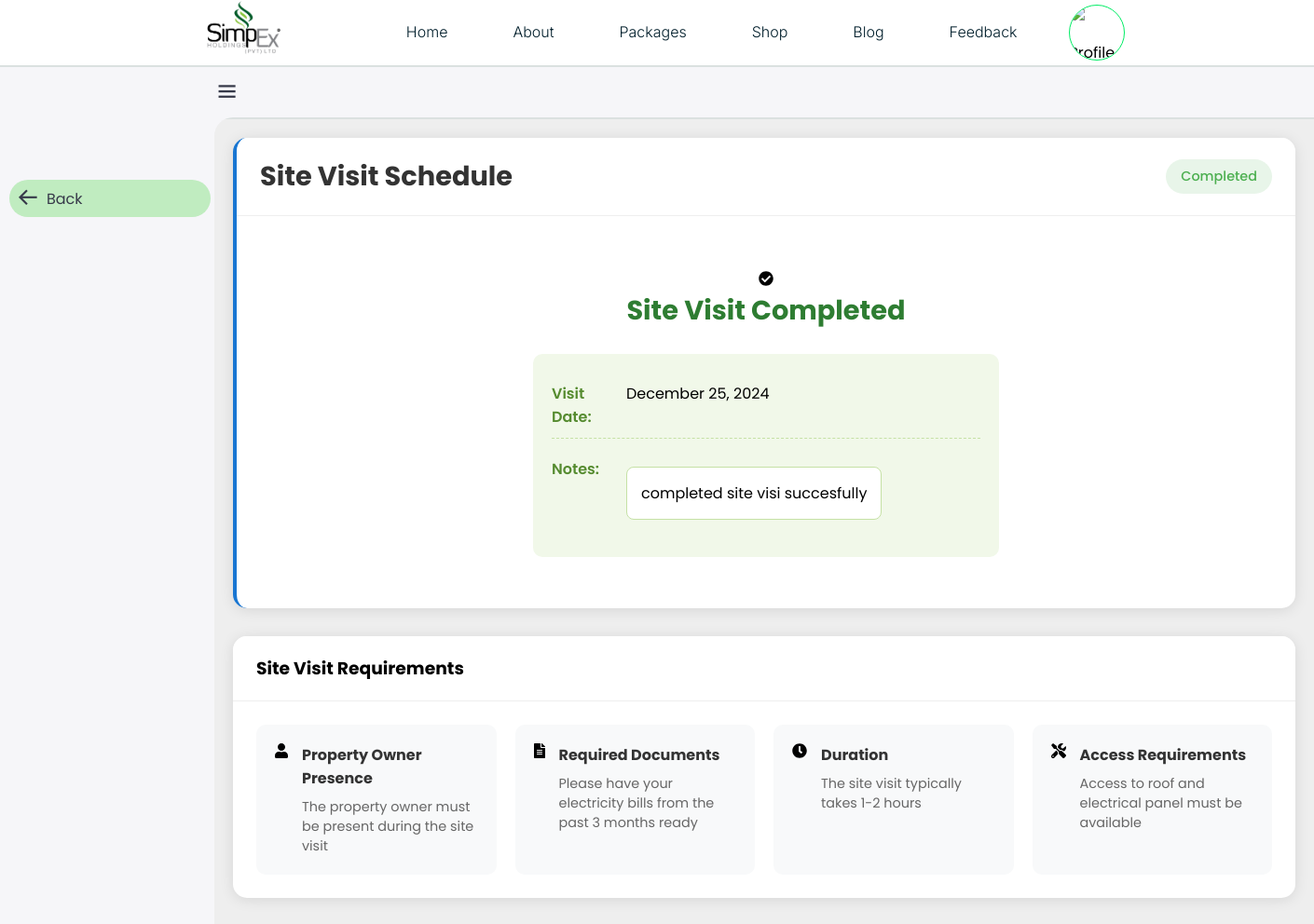
Screenshot of /client/siteVisit/1 (signed in) with the database file from the repository.
### tables this page shows
CREATE TABLE `site_visits` (
  `visit_id` int NOT NULL,
  `pre_project_id` int DEFAULT NULL,
  `visit_date` date DEFAULT NULL,
  `visit_time` time DEFAULT NULL,
  `status` enum('pending','scheduled','confirmed','completed','cancelled','reschedule_requested') DEFAULT 'pending',
  `site_notes` text,
  `created_at` timestamp NULL DEFAULT CURRENT_TIMESTAMP,
  `updated_at` timestamp NULL DEFAULT CURRENT_TIMESTAMP ON UPDATE CURRENT_TIMESTAMP,
  `reschedule_request` text,
  `reschedule_status` enum('none','requested','rescheduled') DEFAULT 'none'
);

### app/controllers/Client.php (called while the page is built, shortened)
<?php
class Client extends Controller
{
    private $clientSidePreProjectModel;
    public function __construct()
    {
        $this->clientSidePreProjectModel = $this->model('M_clientSidePreProject');
    }
    public function siteVisit($preProjectId)
    {
        $siteVisit = $this->clientSidePreProjectModel->getSiteVisit($preProjectId);
        $data = [
            'site_visit' => $siteVisit
        ];
        $this->view('client/v_clientsitevisit', $data);
    }
}

### app/libraries/Core.php (called while the page is built, shortened)
<?php
class Core{
    protected $currentMethod = 'index';
    public function __construct(){
        $url = $this->getUrl();
        if (isset($url[0]) && file_exists('../app/controllers/' . ucwords($url[0]) . '.php')) {
            unset($url[0]);
        } else if (isset($url[0])) {
            $this->handle404();
            return;
        }
        $this->currentController = new $this->currentController;
        if(isset($url[1])){
            if(method_exists($this->currentController, $url[1])){
                $this->currentMethod= $url[1];
                unset($url[1]);
            } else {
                $this->handle404();
                return;
            }
        }
        $this->params= $url ? array_values($url) : [];
        call_user_func_array([$this->currentController, $this->currentMethod], $this->params);
    }
    public function getUrl(){
        if (isset($_GET['url'])){
            $url = rtrim($_GET['url'], '/');
            $url = filter_var($url, FILTER_SANITIZE_URL);
            $url = explode('/', $url);
            return $url;
        }
        return [];
    }
}
?>

### public/index.php (called while the page is built, shortened)
<?php
   $init = new Core;
?>

### app/libraries/Database.php (called while the page is built, shortened)
<?php
    class Database{
        private $host= DB_HOST;
        private $user= DB_USER;
        private $password= DB_PASSWORD;
        private $dbname= DB_NAME;
        private $dbh;
        private $statement;
        public function __construct(){
            $dsn = 'mysql:host=' . $this->host . ';dbname=' . $this->dbname;
            $options= array(
                PDO::ATTR_PERSISTENT=>true,
                PDO::ATTR_ERRMODE=> PDO::ERRMODE_EXCEPTION
            );
            try{
                $this->dbh= new PDO($dsn, $this->user, $this->password, $options);
            }
            catch(PDOException $e){
                $this->error= $e->getMessage();
                echo $this->error;
            }
        }
        public function query($sql){
            $this->statement= $this->dbh->prepare($sql);
        }
        public function bind($param, $value,$type=NULL){
            if(is_null($type)){
                switch(true){
                    default:
                    $type= PDO::PARAM_STR;
                }
            }
            $this->statement->bindValue($param, $value, $type);
        }
        public function execute(){
            try {
                return $this->statement->execute();
            } catch (PDOException $e) {
                error_log("Database error: " . $e->getMessage());
                return false;
            }
        }
        public function single(){
            $this->execute();
            return $this->statement->fetch(PDO::FETCH_OBJ);
        }
    }
?>

### app/models/M_clientSidePreProject.php (called while the page is built, shortened)
<?php
class M_clientSidePreProject{
    private $db;
    public function __construct() {
        $this->db = new Database;
    }
    public function getSiteVisit($preProjectId) {
        $this->db->query('SELECT sv.*, pp.customer_id
            FROM site_visits sv
            JOIN pre_projects pp ON sv.pre_project_id = pp.pre_project_id
            WHERE sv.pre_project_id = :pre_project_id');
        $this->db->bind(':pre_project_id', $preProjectId);
        return $this->db->single();
    }
}

### app/views/client/v_clientSitevisit.php (the view, shortened to what this page needs)
<?php require APPROOT.'/views/client/header.php';?>
    <link href='https://unpkg.com/boxicons@2.1.4/css/boxicons.min.css' rel='stylesheet'>
    <link rel="stylesheet" href="https://cdnjs.cloudflare.com/ajax/libs/font-awesome/6.4.2/css/all.min.css">
    <link rel="stylesheet" href="<?php echo URLROOT; ?>/css/client/sitevisit.css">
</head>
<body>
    <?php require APPROOT.'/views/inc/components/topnavbar.php'; ?>
    <div class="sidebar">
        <ul class="side-menu">
            <li>
                <a href="<?php echo URLROOT; ?>/client/operationDashboard" style="background-color: rgb(192, 236, 192);" class="back-buttons"><i class='bx bx-arrow-back'></i>Back</a></li>
        </ul>
    </div>
    <div class="content">
        <nav>
            <i class='bx bx-menu'></i>
        </nav>
        <div class="container">
            <div class="card site-visit-card">
                <div class="card-header">
                    <h2>Site Visit Schedule</h2>
                    <span class="status-badge <?php echo $data['site_visit']->status; ?>">
                        <?php echo ucfirst($data['site_visit']->status); ?>
                    </span>
                </div>
                <div class="card-body">
                    <?php if($data['site_visit']->status == 'pending'): ?>
                        <div class="waiting-message">
                            <i class="fas fa-clock"></i>
                            <p>Waiting for operations team to schedule your site visit.</p>
                        </div>
                    <?php elseif($data['site_visit']->status == 'completed'): ?>
                        <div class="completion-details">
                            <i class="fas fa-check-circle"></i>
                            <h3>Site Visit Completed</h3>
                            <div class="completion-info">
                                <div class="detail-row">
                                    <span class="label">Visit Date:</span>
                                    <span><?php echo date('F j, Y', strtotime($data['site_visit']->visit_date)); ?></span>
                                </div>
                                <?php if($data['site_visit']->site_notes): ?>
                                    <div class="detail-row">
                                        <span class="label">Notes:</span>
                                        <p class="site-notes"><?php echo nl2br($data['site_visit']->site_notes); ?></p>
                                    </div>
                                <?php endif; ?>
                            </div>
                        </div>
                    <?php endif; ?>
                </div>
            </div>
            <div class="card requirements-card">
                <div class="card-header">
                    <h3>Site Visit Requirements</h3>
                </div>
                <div class="card-body">
                    <div class="requirements-list">
                        <div class="requirement-item">
                            <i class="fas fa-user"></i>
                            <div>
                                <h4>Property Owner Presence</h4>
                                <p>The property owner must be present during the site visit</p>
                            </div>
                        </div>
                        <div class="requirement-item">
                            <i class="fas fa-file-alt"></i>
                            <div>
                                <h4>Required Documents</h4>
                                <p>Please have your electricity bills from the past 3 months ready</p>
                            </div>
                        </div>
                        <div class="requirement-item">
                            <i class="fas fa-clock"></i>
                            <div>
                                <h4>Duration</h4>
                                <p>The site visit typically takes 1-2 hours</p>
                            </div>
                        </div>
                        <div class="requirement-item">
                            <i class="fas fa-tools"></i>
                            <div>
                                <h4>Access Requirements</h4>
                                <p>Access to roof and electrical panel must be available</p>
                            </div>
                        </div>
                    </div>
                </div>
            </div>
        </div>
    </div>
<?php require APPROOT.'/views/client/footer.php';?>

### public/css/client.css (style rules this page uses)
:root { --light: #f6f6f9; --primary: #1976D2; --light-primary: #CFE8FF; --grey: #eee; --dark-grey: #AAAAAA; --dark: #363949; --danger: #D32F2F; --light-danger: #FECDD3; --warning: #FBC02D; --light-warning: #FFF2C6; --success: #388E3C; --light-success: #BBF7D0; }
* { margin: 0; padding: 0; box-sizing: border-box; font-family: 'Poppins', sans-serif; }
.bx { font-size: 1.7rem; }
a { text-decoration: none; }
li { list-style: none; }
body { background: var(--grey); overflow-x: hidden; }
.sidebar { position: fixed; top: 0; left: 0; padding-top: 10%; background: var(--light); width: 230px; height: 100%; z-index: 2000; overflow-x: hidden; scrollbar-width: none; transition: all 0.3s ease; }
.sidebar .side-menu { width: 100%; margin-top: 48px; }
.sidebar .side-menu li { height: 48px; background: transparent; margin-left: 6px; border-radius: 48px 0 0 48px; padding: 4px; }
.sidebar .side-menu li a { width: 100%; height: 100%; background: var(--light); display: flex; align-items: center; border-radius: 48px; font-size: 16px; color: var(--dark); white-space: nowrap; overflow-x: hidden; transition: all 0.3s ease; }
.sidebar .side-menu li a .bx { min-width: calc(60px - ((4px + 6px) * 2)); display: flex; font-size: 1.6rem; justify-content: center; }
.content { position: relative; width: calc(100% - 230px); left: 230px; transition: all 0.3s ease; }
.content nav { height: 56px; background: var(--light); padding: 0 24px 0 0; display: flex; align-items: center; grid-gap: 24px; position: sticky; top: 0; left: 0; z-index: 1000; }
.content nav::before { content: ""; position: absolute; width: 40px; height: 40px; bottom: -40px; left: 0; border-radius: 50%; box-shadow: -20px -20px 0 var(--light); }
.content nav .bx.bx-menu { cursor: pointer; color: var(--dark); }
.container { max-width: 1200px; margin: 0 auto; padding: 20px; }

### public/css/client/notification.css (style rules this page uses)
.sidebar li a { position: relative; }

### public/css/client/sitevisit.css (style rules this page uses)
.container { padding: 20px; max-width: 1200px; margin: 0 auto; }
.card { background: white; border-radius: 15px; box-shadow: 0 2px 15px rgba(0, 0, 0, 0.1); margin-bottom: 30px; overflow: hidden; }
.card-header { padding: 20px 25px; background: #fff; border-bottom: 1px solid #eee; display: flex; justify-content: space-between; align-items: center; }
.card-header h2 { color: #333; margin: 0; font-size: 1.8rem; }
.card-body { padding: 25px; }
.status-badge { padding: 8px 16px; border-radius: 20px; font-size: 0.9rem; font-weight: 500; }
.status-badge.completed { background: #e8f5e9; color: #4caf50; }
.requirements-list { display: grid; grid-template-columns: repeat(auto-fit, minmax(250px, 1fr)); gap: 20px; }
.requirement-item { display: flex; align-items: flex-start; gap: 15px; padding: 20px; background: #f8f9fa; border-radius: 10px; transition: transform 0.3s ease; }
.requirement-item h4 { margin: 0 0 8px 0; color: #333; }
.requirement-item p { margin: 0; color: #666; font-size: 0.9rem; }
.site-visit-card { border-left: 4px solid #1976d2; transition: transform 0.3s ease, box-shadow 0.3s ease; }
.detail-row { display: flex; margin-bottom: 10px; padding: 10px 0; border-bottom: 1px dashed #c5e1a5; }
.detail-row:last-child { border-bottom: none; }
.detail-row .label { font-weight: 600; width: 80px; color: #558b2f; }
.completion-details { text-align: center; padding: 30px 20px; }
.completion-details h3 { color: #2e7d32; margin-bottom: 25px; font-size: 1.8rem; }
.completion-info { background: #f1f8e9; border-radius: 10px; padding: 20px; max-width: 500px; margin: 0 auto; text-align: left; }
.site-notes { background: white; padding: 15px; border-radius: 8px; margin-top: 10px; border: 1px solid #c5e1a5; }

### public/css/components/navbar.css (style rules this page uses)
* { margin: 0; padding: 0; box-sizing: border-box; font-family: 'Inter'; }
nav { position: sticky; z-index:1000; width: 100%; background: #FFF; border-bottom: 2px solid #DBE1E0; z-index: 999999999999999999999999999999999999999999999999; }

### rows the page displays
site_visits: status "Completed", visit_date "December 25, 2024", site_notes "completed site visi succesfully"
